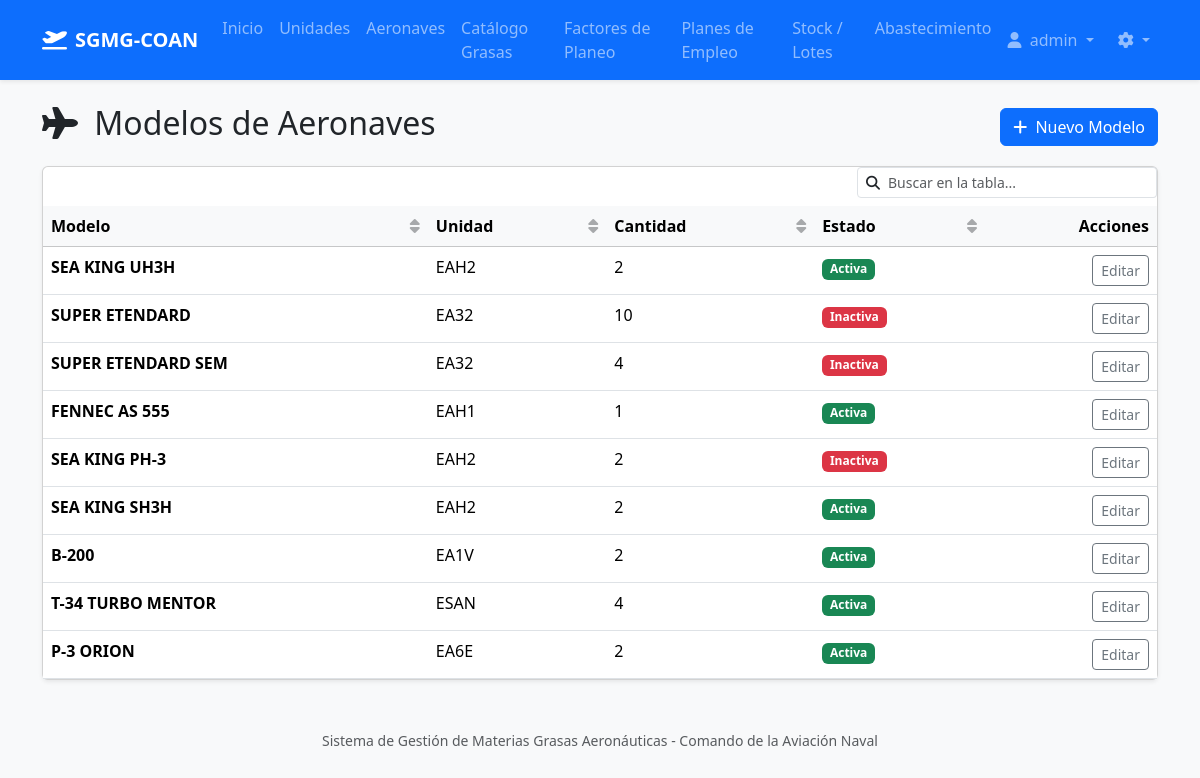
The page /aircrafts/ (signed in) on the database as committed earlier.
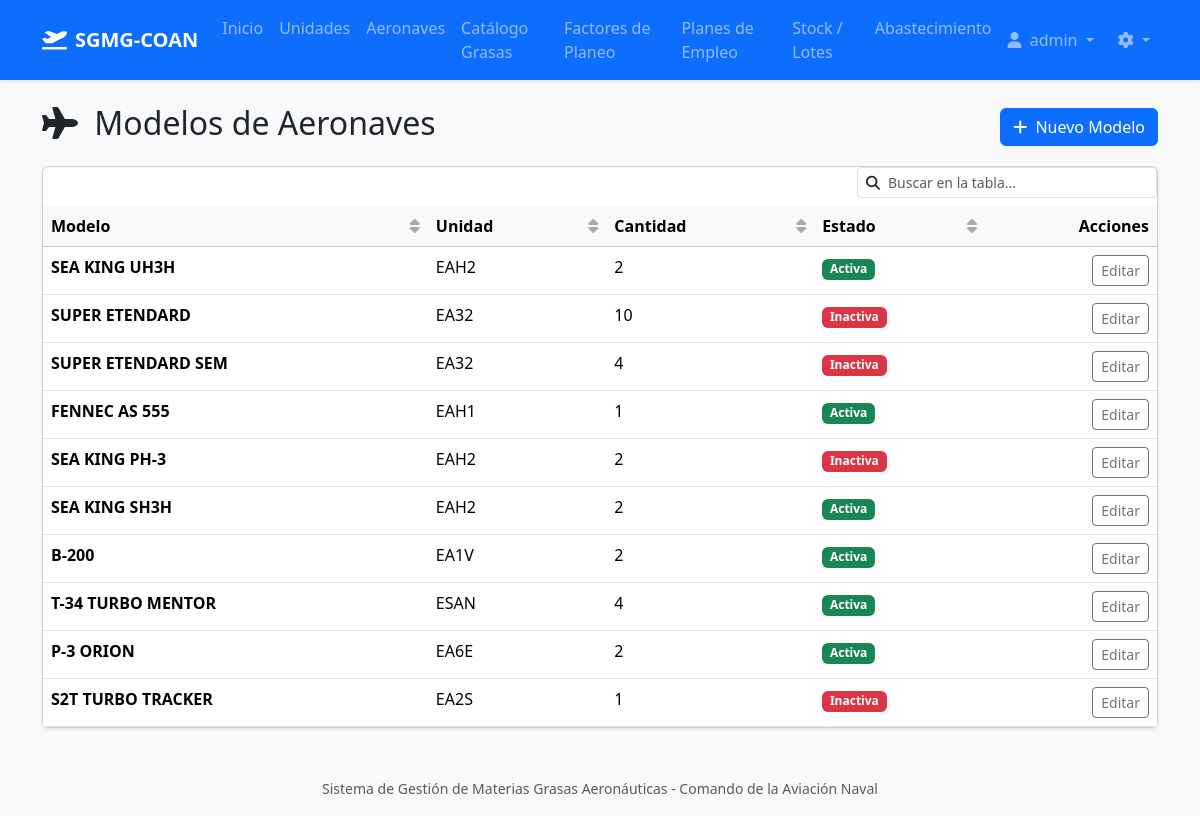
The same page on the database as committed later.
### core/models.py (models this page shows, shortened)
class AircraftModel(models.Model):
    name = models.CharField(max_length=100, unique=True, verbose_name="Modelo de Aeronave")
    unit = models.ForeignKey(Unit, on_delete=models.CASCADE, related_name="aircrafts", verbose_name="Unidad / Escuadra")
    total_aircraft = models.PositiveIntegerField(default=1, verbose_name="Cantidad de Aeronaves")
    is_active = models.BooleanField(default=True, verbose_name="Operativa (Activa)")
    class Meta:
        verbose_name = "Modelo de Aeronave"
        verbose_name_plural = "Modelos de Aeronaves"

class Unit(models.Model):
    name = models.CharField(max_length=100, unique=True, verbose_name="Nombre de la Unidad")
    description = models.TextField(blank=True, null=True, verbose_name="Descripción")
    class Meta:
        verbose_name = "Unidad"
        verbose_name_plural = "Unidades"

### core/views.py (the view)
# urls.py: path('aircrafts/', views.AircraftListView.as_view(), name='aircraft_list'),
class AircraftListView(LoginRequiredMixin, ListView):
    model = AircraftModel
    template_name = 'core/aircraft_list.html'
    context_object_name = 'aircrafts'

### core/templates/core/aircraft_list.html
{% extends 'base.html' %}
{% block content %}
<div class="d-flex justify-content-between align-items-center mt-4 mb-3">
    <h2><i class="fa-solid fa-plane me-2"></i> Modelos de Aeronaves</h2>
    {% if user.is_staff or 'Logistica' in user.groups.all|join:',' or 'Administrador' in user.groups.all|join:',' %}
    <a href="{% url 'aircraft_create' %}" class="btn btn-primary"><i class="fa-solid fa-plus me-1"></i> Nuevo Modelo</a>
    {% endif %}
</div>
<div class="card shadow-sm">
    <div class="card-body p-0">
        <table class="table table-hover mb-0">
            <thead class="table-light">
                <tr>
                    <th>Modelo</th>
                    <th>Unidad</th>
                    <th>Cantidad</th>
                    <th>Estado</th>
                    <th class="text-end">Acciones</th>
                </tr>
            </thead>
            <tbody>
                {% for aircraft in aircrafts %}
                <tr>
                    <td><strong>{{ aircraft.name }}</strong></td>
                    <td>{{ aircraft.unit.name }}</td>
                    <td>{{ aircraft.total_aircraft }}</td>
                    <td>
                        {% if aircraft.is_active %}
                        <span class="badge bg-success">Activa</span>
                        {% else %}
                        <span class="badge bg-danger">Inactiva</span>
                        {% endif %}
                    </td>
                    <td class="text-end">
                        {% if user.is_staff or 'Logistica' in user.groups.all|join:',' or 'Administrador' in user.groups.all|join:',' %}
                        <a href="{% url 'aircraft_update' aircraft.id %}" class="btn btn-sm btn-outline-secondary">Editar</a>
                        {% endif %}
                    </td>
                </tr>
                {% empty %}
                <tr>
                    <td colspan="5" class="text-center py-4 text-muted">No hay modelos de aeronaves registrados.</td>
                </tr>
                {% endfor %}
            </tbody>
        </table>
    </div>
</div>
{% endblock %}

Rows that differ between the two databases and show on the page:
added AircraftModel: name "S2T TURBO TRACKER", unit.name "EA2S", total_aircraft "1", is_active "Inactiva"
